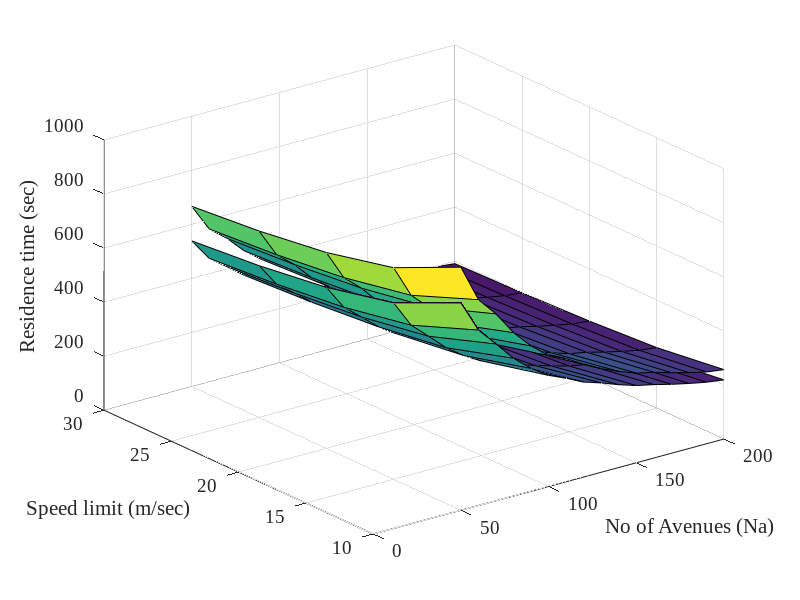

Source code (MATLAB):

fs = 16;
fn = 'Times New Roman'; 


phi = 0.4;
tau = 50;
Sx = 320;
Sy = 70;
chi = 0.1;

k=5;
a=36000;  % 36 km


for ratio=[0.5,1]
     i=1;     
     b= a* ratio;
     
      
    for Vp =10:5:30
        j=1;
        for  Na=50:10:201
            x(i,j)=Na;
            y(i,j)= Vp;
            Ns = ratio * Na;
         
            ELx =  ( Na + 1) * a / (3 * Na);
            ELy =  b* ( Ns + 1) / (3 * Ns);
            % a = Sx (Na-1);  So Sx = a /(Na-1)                   
           
            txroad = phi * tau * (ELx / Sx + ELy / Sy);
            tx =  4 * chi * a  / ( Vp * (Na - 1) )    + ELx * (1 + 2 * phi * chi ) / Vp;
            ty =  4 * chi * b  / ( Vp * (Ns - 1) )   +  ELy * (1 + 2 * phi * chi ) / Vp;
            
            
            
            T = (txroad + tx + ty);
            
            m = ceil((2*Na-3)/(2*k-1));  
            n = ceil((2*Ns-3)/(2*k-1));
            cx = (m*(m+1)*k/(6*Na*Na))*(6*Na-4*m*k+k+3);
            cy = (n*(n+1)*k/(6*Ns*Ns))*(6*Ns-4*n*k+k+3);
            C = cx+cy;
            
            z(i,j) = T/C; 
            j = j+1;
        end
        i = i+1;
    end
    x
    y
    z
   surf(x,y,z);

%      plot3(x,y,z);
hold on
end
zlabel('Residence time (sec)','FontSize',fs,'FontName',fn);
ylabel('Speed limit (m/sec)','FontSize',fs,'FontName',fn);
xlabel('No of Avenues (Na)','FontSize',fs,'FontName',fn);

fs = 14;
set(gca,'FontSize',fs,'FontName',fn);
